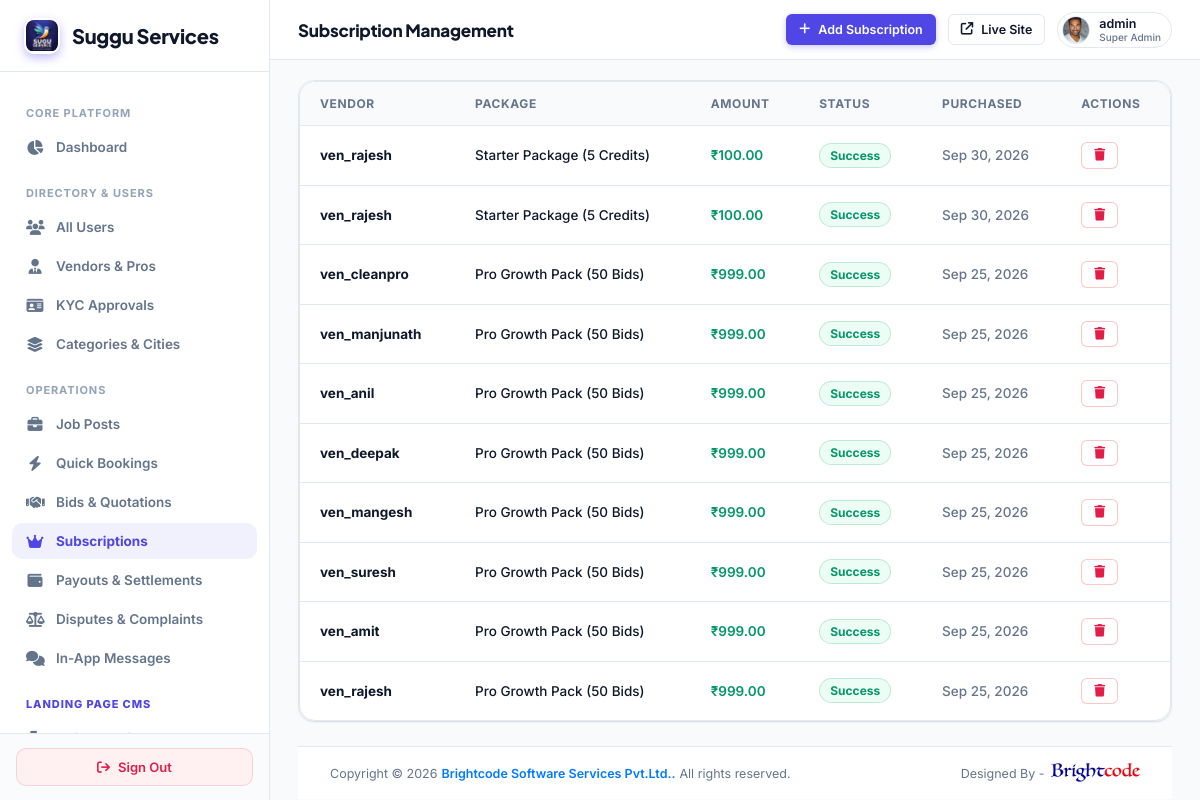
/super-admin/subscriptions/ (signed in), run on the app's committed database.
### myapp/models.py (models this page shows, shortened)
class CustomUser(AbstractUser):
    ROLE_CHOICES = (
        ('ADMIN', 'Admin'),
        ('VENDOR', 'Vendor'),
        ('USER', 'User'),
    )
    role = models.CharField(max_length=20, choices=ROLE_CHOICES, default='USER')
    assigned_state = models.CharField(max_length=100, blank=True, null=True, help_text="Assigned State/Territory for Area Admin")
    assigned_city = models.CharField(max_length=100, blank=True, null=True, help_text="Assigned City (optional) for Area Admin")

class UserProfile(models.Model):
    user = models.OneToOneField(CustomUser, on_delete=models.CASCADE, related_name='user_profile')
    phone_number = models.CharField(max_length=20, blank=True, null=True)
    profile_image = models.ImageField(upload_to='user_profiles/', null=True, blank=True)

class Subscription(models.Model):
    STATUS_CHOICES = (
        ('success', 'Success'),
        ('failed', 'Failed'),
        ('pending', 'Pending'),
    )
    vendor = models.ForeignKey(CustomUser, on_delete=models.CASCADE, related_name='subscriptions')
    package_name = models.CharField(max_length=100)
    amount = models.DecimalField(max_digits=10, decimal_places=2)
    credits_added = models.IntegerField(default=15, help_text="Number of bid credits added with this package")
    status = models.CharField(max_length=20, choices=STATUS_CHOICES, default='success')
    created_at = models.DateTimeField(default=timezone.now)

### myapp/super_admin_views.py (the view)
# urls.py: path('super-admin/subscriptions/', super_admin_views.super_admin_subscriptions, name='super_admin_subscriptions'),
@sa_required
def super_admin_subscriptions(request):
    subscriptions_qs = Subscription.objects.all().select_related('vendor').order_by('-created_at')
    paginator = Paginator(subscriptions_qs, 10)
    page_num = request.GET.get('page', 1)
    try:
        subscriptions = paginator.page(page_num)
    except (EmptyPage, PageNotAnInteger):
        subscriptions = paginator.page(1)
    page_range = paginator.get_elided_page_range(subscriptions.number, on_each_side=2, on_ends=1)
    return render(request, 'superadmin/subscriptions.html', {'subscriptions': subscriptions, 'page_range': page_range})

### myapp/super_admin_views.py (called while the page is built)
def sa_required(view_func):
    from functools import wraps
    @wraps(view_func)
    def wrapper(request, *args, **kwargs):
        if not request.user.is_authenticated or not request.user.is_superuser:
            return redirect(f'{LOGIN_URL}?next={request.path}')
        return view_func(request, *args, **kwargs)
    return wrapper

### templates/superadmin/subscriptions.html (shortened to what this page needs)
{% extends 'superadmin/base.html' %}
{% block header_title %}Subscription Management{% endblock %}
{% block header_actions %}
<a href="{% url 'super_admin_subscription_create' %}" class="btn btn-primary btn-sm">
  <i class="fa-solid fa-plus"></i>
  <span>Add Subscription</span>
</a>
{% endblock %}
{% block content %}
<div class="card" style="padding: 0;">
  <div class="table-container">
    <table>
      <thead>
        <tr>
          <th>Vendor</th>
          <th>Package</th>
          <th>Amount</th>
          <th>Status</th>
          <th>Purchased</th>
          <th>Actions</th>
        </tr>
      </thead>
      <tbody>
        {% for sub in subscriptions %}
        <tr>
          <td><strong>{{ sub.vendor.username }}</strong></td>
          <td>{{ sub.package_name }}</td>
          <td style="color: var(--success); font-weight: 600;">₹{{ sub.amount }}</td>
          <td><span class="badge {% if sub.status == 'success' %}active{% elif sub.status == 'failed' %}inactive{% else %}warn{% endif %}">{{ sub.get_status_display }}</span></td>
          <td style="color: var(--text-muted);">{{ sub.created_at|date:"M d, Y" }}</td>
          <td>
            <a href="{% url 'super_admin_subscription_delete' sub.id %}" class="btn btn-outline btn-sm" style="border-color: rgba(239,68,68,0.3);" onclick="return confirm('Delete this subscription record?')">
              <i class="fa-solid fa-trash" style="color: var(--danger);"></i>
            </a>
          </td>
        </tr>
        {% empty %}
        <tr><td colspan="6" style="text-align: center; padding: 40px; color: var(--text-muted);">No subscriptions found.</td></tr>
        {% endfor %}
      </tbody>
    </table>
  </div>
</div>
{% endblock %}

### templates/superadmin/base.html (shortened to what this page needs)
{% load static %}
<!DOCTYPE html>
<html lang="en">
<head>
  <link rel="stylesheet" href="https://cdnjs.cloudflare.com/ajax/libs/font-awesome/6.5.2/css/all.min.css">
</head>
<body>
  <aside class="sidebar">
    <a href="{% url 'super_admin_dashboard' %}" class="sidebar-brand">
      <div class="sidebar-brand-icon" style="background:transparent;padding:0;overflow:hidden;display:flex;align-items:center;justify-content:center;">
        <img src="{% static 'assets/images/logo.png' %}" alt="Suggu Services" style="width:32px;height:32px;border-radius:8px;object-fit:contain;">
      </div>
      <span>Suggu Services</span>
    </a>
    <div class="sidebar-nav">
      <div class="nav-section">Core Platform</div>
      <a href="{% url 'super_admin_dashboard' %}" class="nav-item {% if request.path == '/super-admin/' %}active{% endif %}">
        <i class="fa-solid fa-chart-pie"></i>
        <span>Dashboard</span>
      </a>
      <div class="nav-section">Directory & Users</div>
      <a href="{% url 'super_admin_users' %}" class="nav-item {% if 'users' in request.path and 'landing' not in request.path %}active{% endif %}">
        <i class="fa-solid fa-users"></i>
        <span>All Users</span>
      </a>
      <a href="{% url 'super_admin_vendors' %}" class="nav-item {% if 'vendors' in request.path %}active{% endif %}">
        <i class="fa-solid fa-user-tie"></i>
        <span>Vendors & Pros</span>
      </a>
      <a href="{% url 'super_admin_kyc' %}" class="nav-item {% if 'kyc' in request.path %}active{% endif %}">
        <i class="fa-solid fa-id-card"></i>
        <span>KYC Approvals</span>
      </a>
      <a href="{% url 'super_admin_cms' %}" class="nav-item {% if '/cms/' in request.path and 'landing' not in request.path %}active{% endif %}">
        <i class="fa-solid fa-layer-group"></i>
        <span>Categories &amp; Cities</span>
      </a>
      <div class="nav-section">Operations</div>
      <a href="{% url 'super_admin_jobs' %}" class="nav-item {% if 'jobs' in request.path and 'landing' not in request.path %}active{% endif %}">
        <i class="fa-solid fa-briefcase"></i>
        <span>Job Posts</span>
      </a>
      <a href="{% url 'super_admin_quick_services' %}" class="nav-item {% if '/super-admin/quick-services' in request.path and 'landing' not in request.path %}active{% endif %}">
        <i class="fa-solid fa-bolt"></i>
        <span>Quick Bookings</span>
      </a>
      <a href="{% url 'super_admin_bids' %}" class="nav-item {% if 'bids' in request.path and 'landing' not in request.path %}active{% endif %}">
        <i class="fa-solid fa-handshake"></i>
        <span>Bids & Quotations</span>
      </a>
      <a href="{% url 'super_admin_subscriptions' %}" class="nav-item {% if 'subscriptions' in request.path %}active{% endif %}">
        <i class="fa-solid fa-crown"></i>
        <span>Subscriptions</span>
      </a>
      <a href="{% url 'super_admin_payouts' %}" class="nav-item {% if 'payouts' in request.path %}active{% endif %}">
        <i class="fa-solid fa-wallet"></i>
        <span>Payouts &amp; Settlements</span>
      </a>
      <a href="{% url 'super_admin_disputes' %}" class="nav-item {% if 'disputes' in request.path %}active{% endif %}">
        <i class="fa-solid fa-scale-balanced"></i>
        <span>Disputes &amp; Complaints</span>
      </a>
      <a href="{% url 'super_admin_messages' %}" class="nav-item {% if 'messages' in request.path %}active{% endif %}">
        <i class="fa-solid fa-comments"></i>
        <span>In-App Messages</span>
      </a>
      <div class="nav-section" style="color: var(--accent); font-weight: 800;">Landing Page CMS</div>
      <a href="{% url 'super_admin_landing_quick_services' %}" class="nav-item {% if '/landing/quick-services' in request.path %}active{% endif %}">
        <i class="fa-solid fa-bolt-lightning"></i>
        <span>Quick Service Cards</span>
      </a>
    </div>
    <div class="sidebar-footer">
      <a href="{% url 'logout' %}" class="btn-logout">
        <i class="fa-solid fa-arrow-right-from-bracket"></i>
        <span>Sign Out</span>
      </a>
    </div>
  </aside>
  <main class="main-area">
    <header class="header">
      <div class="header-title">
        {% block header_title %}Control Center{% endblock %}
      </div>
      <div class="header-actions">
        {% block header_actions %}{% endblock %}
        <a href="/" target="_blank" class="btn btn-outline btn-sm" title="Preview Public Site">
          <i class="fa-solid fa-arrow-up-right-from-square"></i>
          <span>Live Site</span>
        </a>
        <div class="admin-profile" style="display: flex; align-items: center; gap: 9px; padding: 3px 10px 3px 4px; background: #ffffff; border-radius: 20px; border: 1px solid #e2e8f0;">
          {% if request.user.user_profile.profile_image %}
            <img src="{{ request.user.user_profile.profile_image.url }}" alt="{{ request.user.username }}" style="width: 28px; height: 28px; border-radius: 50%; object-fit: cover; border: 1px solid #e2e8f0; flex-shrink: 0;">
          {% else %}
            <div class="avatar" style="width: 28px; height: 28px; font-size: 12px; background: #f1f5f9; color: #475569; border: 1px solid #e2e8f0;">
              {{ request.user.username|slice:":1"|upper }}
            </div>
          {% endif %}
          <div style="font-size: 12.5px; font-weight: 600; color: #0f172a; line-height: 1.2;">
            {{ request.user.username }}
            <span style="display: block; font-size: 10px; color: #64748b; font-weight: 500;">Super Admin</span>
          </div>
        </div>
      </div>
    </header>
    <div class="content-wrapper" style="display:flex; flex-direction:column; min-height:calc(100vh - 64px);">
      <div class="content-container" style="flex:1;">
        {% block content %}{% endblock %}
      </div>
      <footer class="superadmin-footer" style="padding:16px 32px; background:#ffffff; border-top:1px solid #e2e8f0; display:flex; justify-content:space-between; align-items:center; font-size:12.5px; color:#64748b; flex-wrap:wrap; gap:12px; margin-top:auto;">
        <div style="display:flex; align-items:center; gap:4px; flex-wrap:wrap;">
          <span>Copyright &copy; 2026</span>
          <a href="https://crm.brightcodess.com/" target="_blank" rel="noopener noreferrer" style="color:#007bff; text-decoration:none; font-weight:600;">Brightcode Software Services Pvt.Ltd..</a>
          <span>All rights reserved.</span>
        </div>
        <div style="display:flex; align-items:center; gap:6px;">
          <span>Designed By -</span>
          <a href="https://crm.brightcodess.com/" target="_blank" rel="noopener noreferrer" style="display:inline-flex; align-items:center; text-decoration:none;">
            <img src="/static/assets/images/brightcode.png" alt="Brightcode" style="height:20px; vertical-align:middle; display:inline-block;">
          </a>
        </div>
      </footer>
    </div>
  </main>
</body>
</html>

### data on the page
CustomUser: user.user_profile.profile_image (picture), user.username "admin"
Subscription: vendor.username "ven_rajesh", package_name "Starter Package (5 Credits)", amount "100.00", status "Success", created_at "Sep 30, 2026"
Subscription: vendor.username "ven_rajesh", package_name "Starter Package (5 Credits)", amount "100.00", status "Success", created_at "Sep 30, 2026"
Subscription: vendor.username "ven_cleanpro", package_name "Pro Growth Pack (50 Bids)", amount "999.00", status "Success", created_at "Sep 25, 2026"
Subscription: vendor.username "ven_manjunath", package_name "Pro Growth Pack (50 Bids)", amount "999.00", status "Success", created_at "Sep 25, 2026"
Subscription: vendor.username "ven_anil", package_name "Pro Growth Pack (50 Bids)", amount "999.00", status "Success", created_at "Sep 25, 2026"
Subscription: vendor.username "ven_deepak", package_name "Pro Growth Pack (50 Bids)", amount "999.00", status "Success", created_at "Sep 25, 2026"
Subscription: vendor.username "ven_mangesh", package_name "Pro Growth Pack (50 Bids)", amount "999.00", status "Success", created_at "Sep 25, 2026"
Subscription: vendor.username "ven_suresh", package_name "Pro Growth Pack (50 Bids)", amount "999.00", status "Success", created_at "Sep 25, 2026"
Subscription: vendor.username "ven_amit", package_name "Pro Growth Pack (50 Bids)", amount "999.00", status "Success", created_at "Sep 25, 2026"
Subscription: vendor.username "ven_rajesh", package_name "Pro Growth Pack (50 Bids)", amount "999.00", status "Success", created_at "Sep 25, 2026"
